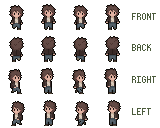
#> input picture pixel-art/layers/data/player-walk.png, 160 x 128 px, given in place of Idle.png, which was not available
$ python build.py
#> lines starting #> are read from the running program, lines starting #| are printed output that depends on the picture; pictures that were not available may be replaced by others from this repository, and a replacement may not be noted
"""Derives the player's work sheets from the asset-pack Idle.png and Shoot.png: WorkSitting.png (seated, built from
Idle's short frame 0) and WorkStanding.png (at the desk without a chair, built from Idle's tall frame 1).

Layout matches the other player sheets: 32px cells, one row per direction (down, up, right, left),
2 frames per row. Head and torso come from Shoot.png frame 0 (arms already in front of the body, gun
removed) and sink SIT_DROP px; the lower legs come from Idle.png so the player reads as seated. The
hands alternate up/down between the two frames: side views redraw the extended hand, front/back
views lift one side's arm column."""
import os
from PIL import Image

HERE = os.path.dirname(os.path.abspath(__file__))
PLAYER = os.path.join(HERE, "../../public/assets/sprites/player")
OUT = os.path.abspath(os.path.join(PLAYER, "WorkSitting.png"))
OUT_STAND = os.path.abspath(os.path.join(PLAYER, "WorkStanding.png"))

CELL = 32
SIT_DROP = 2                  # px the upper body sinks onto the chair
UPPER_END = 23                # last row of head + torso in both source sheets
LEG_ROWS = range(26, CELL)    # lower legs, feet and shadow, taken from Idle and left planted
# Standing: Idle's tall frame 1 is frame 0 with everything above the feet (rows 4-24) one px higher, so the
# upper body rises STAND_RISE px, the head comes from frame 1 and the hem/legs from STAND_LEG_ROW down.
STAND_RISE = 1
STAND_LEG_ROW = 24            # Idle's row 23 is the top of the pants but also the bottom of its hanging hands, so it is copied by hand (see build)
OUTLINE = (0x0c, 0x0a, 0x07, 255)
SKIN = (0xd2, 0xa3, 0x94, 255)
SKIN_FAR = (0xb0, 0x84, 0x78, 255)   # the far hand is shaded, as if behind the near one
SKIN_LIGHT = (0xe4, 0xb5, 0xa5, 255)
SLEEVE = (0x3a, 0x2b, 0x28, 255)
ARM_X = 19                    # side views: columns from here on are the redrawn arm
TYPE_SWING = 2                # side views: px each hand travels between the two frames (1 = subtle, 2+ = exaggerated)
FAR_X = 19                    # left column of the shaded hand; larger = further forward, towards the extended hand
HEAD_END = 17                 # last head row; heads come from Idle (Shoot's has a muzzle-flash spark)
GUN = {(0x92, 0x92, 0x91, 255), (0x81, 0x81, 0x7d, 255)}
PANTS = (0x42, 0x50, 0x59, 255)

idle = Image.open(os.path.join(PLAYER, "Idle.png")).convert("RGBA")
#> idle is the input picture: PIL image 160x128 RGBA; mean R, G, B, A 17.7, 14.8, 13.5, 55.7
shoot = Image.open(os.path.join(PLAYER, "Shoot.png")).convert("RGBA")
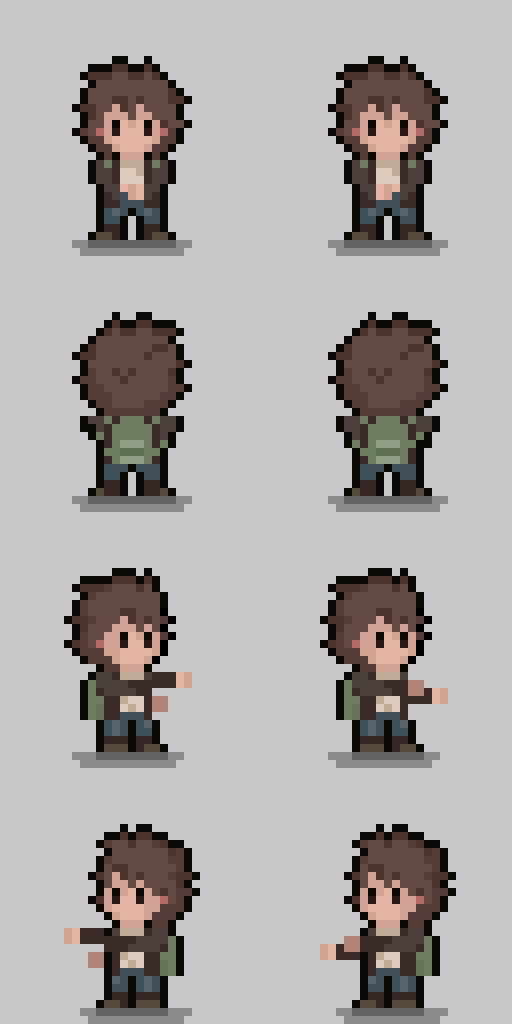
#> input picture pixel-art/player-type/preview.png, 512 x 1024 px, given in place of Shoot.png, which was not available
#> shoot is the input picture: PIL image 512x1024 RGBA; mean R, G, B, A 170.8, 166.9, 165.4, 255
sheet = Image.new("RGBA", (CELL * 2, CELL * 4), (0, 0, 0, 0))
#> sheet: PIL image 64x128 RGBA; every value is 0


def cell(img, row, flip=False, col=0):
    c = img.crop((col * CELL, row * CELL, (col + 1) * CELL, (row + 1) * CELL))
    return c.transpose(Image.FLIP_LEFT_RIGHT) if flip else c


def side_upper(row, flip, frame):
    """Side view facing right (a left view is built flipped): both arms out in front, near hand up on frame 0
    and down on frame 1. Everything from ARM_X rightwards is cleared (Shoot's gun and arm) and redrawn, so
    both views share one arm instead of whatever each source sheet happens to have."""
    px = cell(shoot, row, flip).load()
    up = Image.new("RGBA", (CELL, CELL), (0, 0, 0, 0))
    o = up.load()
    for y in range(5, UPPER_END + 1):
        for x in range(CELL):
            if px[x, y][3] and px[x, y] not in GUN and not (x >= ARM_X and 16 <= y <= 23):
                o[x, y] = px[x, y]

    def rect(x0, x1, y0, y1, color):
        for y in range(y0, y1 + 1):
            for x in range(x0, x1 + 1):
                o[x, y] = color

    # Near arm: sleeve to the cuff at x=21; the hand is 2x2, same as the far one, then skin straight on (no line at the wrist), no outline, so the hand stays small
    hy = 19 - TYPE_SWING // 2 + TYPE_SWING * frame
    rect(ARM_X, 21, hy, hy + 1, SLEEVE)
    rect(22, 23, hy, hy + 1, SKIN)
    rect(22, 22, hy, hy + 1, SKIN_LIGHT)
    # Shaded hand, drawn over the sleeve: skin straight on the dark jacket (no outline), on the opposite beat
    fy = 20 - TYPE_SWING // 2 + TYPE_SWING * (1 - frame)
    rect(FAR_X, FAR_X + 1, fy, fy + 1, SKIN_FAR)
    return up


def front_upper(row, frame):
    """Front view: the hands meet in front of the torso (gun swapped for skin); one side lifts per frame."""
    up = Image.new("RGBA", (CELL, CELL), (0, 0, 0, 0))
    px = cell(shoot, row).load()
    o = up.load()
    for y in range(5, UPPER_END + 1):
        for x in range(CELL):
            c = px[x, y]
            if not c[3]:
                continue
            o[x, y] = (PANTS if y >= 23 else SKIN) if c in GUN else c
    lift_columns(up, (15,) if frame == 0 else (17,), rows=(21, 22))
    return up


def back_upper(row, frame):
    """Back view: arms are hidden, so the elbows bob instead (outer sleeve columns lift alternately)."""
    up = Image.new("RGBA", (CELL, CELL), (0, 0, 0, 0))
    px = cell(shoot, row).load()
    o = up.load()
    for y in range(5, UPPER_END + 1):
        for x in range(CELL):
            if px[x, y][3]:
                o[x, y] = px[x, y]
    lift_columns(up, (11, 12) if frame == 0 else (19, 20), rows=range(19, 23))
    return up


def lift_columns(img, columns, rows):
    """Move the given columns' pixels in `rows` up one px, filling the vacated bottom pixel with the one below it."""
    px = img.load()
    rows = list(rows)
    for x in columns:
        col = [px[x, y] for y in rows + [rows[-1] + 1]]
        for i, y in enumerate(rows):
            px[x, y] = col[i + 1]


def build(standing):
    sheet = Image.new("RGBA", (CELL * 2, CELL * 4), (0, 0, 0, 0))
    for frame in range(2):
        for row in range(4):
            # Rows: 0 down, 1 up, 2 right, 3 left
            if row == 0:
                upper = front_upper(row, frame)
            elif row == 1:
                upper = back_upper(row, frame)
            else:
                upper = side_upper(row, flip=(row == 3), frame=frame)
                if row == 3:
                    upper = upper.transpose(Image.FLIP_LEFT_RIGHT)
            head_end = HEAD_END - STAND_RISE if standing else HEAD_END
            head_top = 5 - STAND_RISE if standing else 5
            head = cell(idle, row, col=1 if standing else 0).crop((0, 0, CELL, head_end + 1))
            out = Image.new("RGBA", (CELL, CELL), (0, 0, 0, 0))
            out.alpha_composite(upper, (0, -STAND_RISE if standing else SIT_DROP))
            head_shift = 0 if standing else SIT_DROP   # frame 1's head is already at its standing height
            for y in range(head_top, head_end + 1):
                for x in range(CELL):
                    out.putpixel((x, y + head_shift), head.getpixel((x, y)))
            leg_row = STAND_LEG_ROW if standing else LEG_ROWS.start
            legs = cell(idle, row, col=1 if standing else 0).crop((0, leg_row, CELL, CELL))
            if standing:
                # Row 23 is Idle's own (pants top), clipped to the torso columns so its hanging hands stay out
                idle_row = cell(idle, row, col=1).load()
                for x in range(CELL):
                    if legs.getpixel((x, 0))[3]:
                        out.putpixel((x, leg_row - 1), idle_row[x, leg_row - 1])
            out.alpha_composite(legs, (0, leg_row))
            sheet.paste(out, (frame * CELL, row * CELL))
    return sheet


for standing, path, preview in ((False, OUT, "preview.png"), (True, OUT_STAND, "preview-standing.png")):
    sheet = build(standing)
    sheet.save(path)
    bg = Image.new("RGBA", sheet.size, (200, 200, 200, 255))
    bg.alpha_composite(sheet)
    bg.resize((sheet.width * 8, sheet.height * 8), Image.NEAREST).save(os.path.join(HERE, preview))
    print("wrote", path)
#> this loop made 2 passes
#> pass 1, in cell (call 2), `c = img.crop((col * CELL, row * CELL, (col + 1) * CELL, (row + 1) * CE..`:
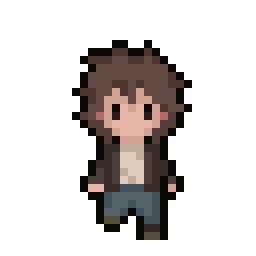
#> c: PIL image 32x32 RGBA (shown 8 times larger); mean R, G, B, A 22.9, 18.7, 17.4, 65.2; transparent parts drawn white
#> pass 1, in cell (call 5), `c = img.crop((col * CELL, row * CELL, (col + 1) * CELL, (row + 1) * CE..`:
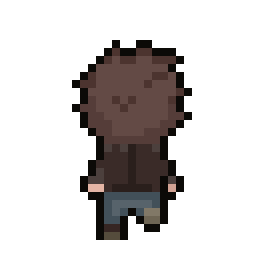
#> c: PIL image 32x32 RGBA (shown 8 times larger); mean R, G, B, A 16.9, 13.3, 12.5, 65.2; transparent parts drawn white
#> after the loop:
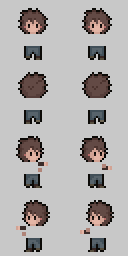
#> bg: PIL image 64x128 RGBA (shown 2 times larger); mean R, G, B, A 176.2, 173, 172.3, 255
#> after the loop:
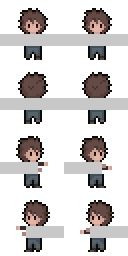
#> sheet: PIL image 64x128 RGBA (shown 2 times larger); mean R, G, B, A 46.7, 43.5, 42.7, 89.8; transparent parts drawn white
